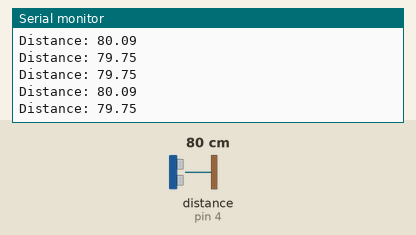
Simulated run of this sketch. Board: Arduino Uno, built with avr-gcc and run on an emulated ATmega328P. Parts: the last lines printed to the serial monitor. Wiring (inferred from the names in the program): ultrasonic range finder: trigger pin 7; echo pin 4. The inputs (shaded band) are chosen by the test bench; at power-on: distance to the obstacle (sensor on pin 4) 80 cm. The echo pulse lasts 58.3 µs per cm.

Above: at 1.2 s.
1.3 s: distance to the obstacle (sensor on pin 4) set to 60 cm
At 1.38 s:
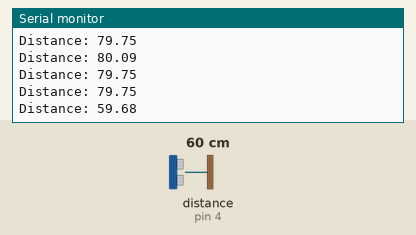
4.3 s: distance to the obstacle (sensor on pin 4) set to 250 cm
At 4.52 s:
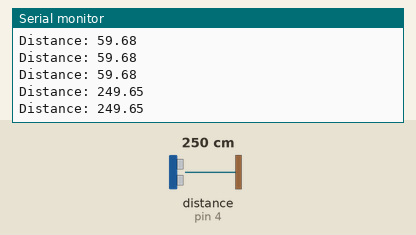
7.3 s: distance to the obstacle (sensor on pin 4) set to 35 cm
At 7.41 s:
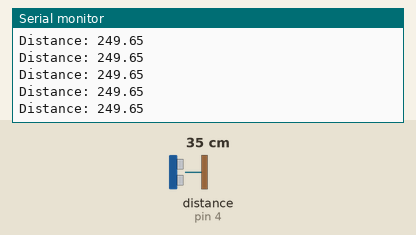
Timing chart, 0 to 10.3 s (numbered marks = the images above; inputs shaded):
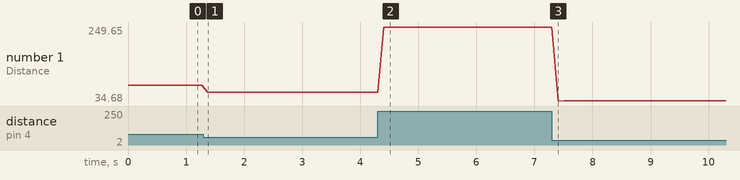

The sketch:

ultrasonic_sensor1.ino
```cpp
#define trigPin 7
#define echoPin 4

void setup() {
  // put your setup code here, to run once:
  pinMode(trigPin, OUTPUT);
  pinMode(echoPin, INPUT);
  Serial.begin(9600);
}

void loop() {
  // put your main code here, to run repeatedly:
  Serial.print("Distance: ");
  Serial.println(readDistance());
  delay(100);
}

float readDistance(){
  float duration, distance;
  // Send out a pulse from the ultrasonic sensor
  digitalWrite(trigPin, LOW);
  delayMicroseconds(2);
  digitalWrite(trigPin, HIGH);
  delayMicroseconds(10);
  digitalWrite(trigPin, LOW);

  // Receiving the pulse, converting to cm
  duration = pulseIn(echoPin, HIGH);
  distance = ((duration * 0.0343) / 2);

  return distance;
}
```

Measured:
- after the input at 1.3 s, the serial monitor: prints a new line after 0.07 s (image 1)
- after the input at 4.3 s, the serial monitor: prints a new line after 0.10 s (image 2)
- plotted number 1: 79.75 → 59.68 after the input at 1.3 s, 59.68 → 249.65 after the input at 4.3 s, 249.65 → 34.69 after the input at 7.3 s
